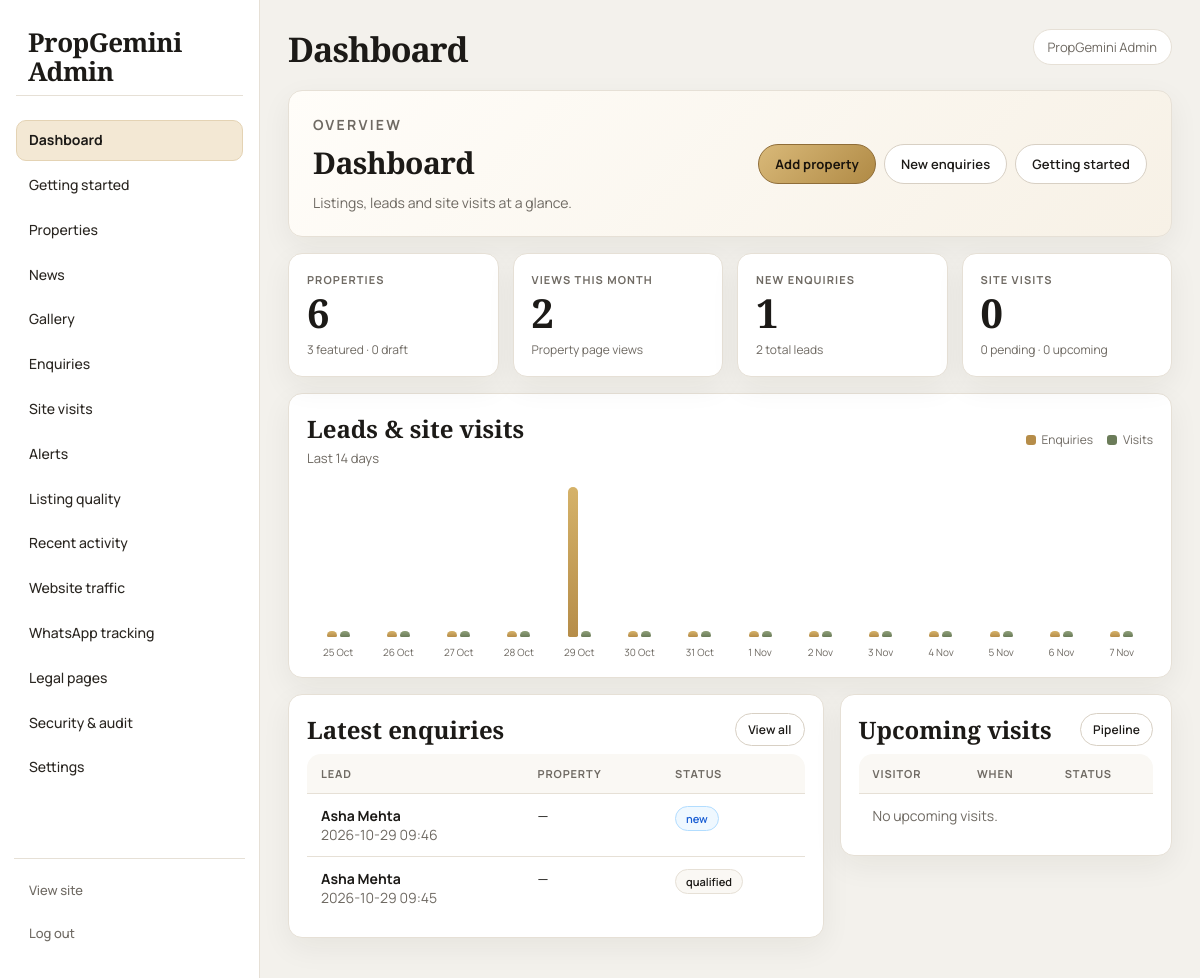
Screenshot of /admin/dashboard (signed in) with the database file from the repository.
### tables this page shows
CREATE TABLE `enquiries` (
  `id` bigint(20) UNSIGNED NOT NULL,
  `name` varchar(100) NOT NULL,
  `email` varchar(254) NOT NULL,
  `phone` varchar(20) NOT NULL,
  `subject` varchar(200) DEFAULT NULL,
  `message` text NOT NULL,
  `whatsapp_consent` tinyint(1) NOT NULL DEFAULT 0,
  `status` enum('new','contacted','qualified','closed','spam') NOT NULL DEFAULT 'new',
  `source` varchar(100) NOT NULL DEFAULT 'website',
  `created_at` timestamp NOT NULL DEFAULT current_timestamp(),
  `updated_at` timestamp NOT NULL DEFAULT current_timestamp() ON UPDATE current_timestamp(),
  `property_id` int(11) DEFAULT NULL,
  `follow_up_date` datetime DEFAULT NULL,
  `admin_notes` text DEFAULT NULL,
  `assigned_admin_id` int(11) DEFAULT NULL
);

### admin/includes/helpers.php (called while the page is built, shortened)
<?php
require_once dirname(__DIR__, 2) . '/includes/functions.php';
function adminUrl(string $path = ''): string
{
    $path = ltrim(str_replace('\\', '/', $path), '/');
    return webPath('admin/' . $path);
}

### includes/functions.php (called while the page is built, shortened)
<?php
function h(string $value): string
{
    return htmlspecialchars($value, ENT_QUOTES, 'UTF-8');
}
function projectWebRoot(): string
{
    $projectFs = realpath(dirname(__DIR__));
    $docRoot = realpath($_SERVER['DOCUMENT_ROOT'] ?? '') ?: '';
    if ($projectFs !== false) {
        $projectFs = str_replace('\\', '/', $projectFs);
        $docRoot = str_replace('\\', '/', $docRoot);
        if ($docRoot !== '' && str_starts_with($projectFs, $docRoot)) {
            $web = substr($projectFs, strlen($docRoot));
            return ($web === false || $web === '') ? '' : rtrim($web, '/');
        }
    }
    $script = str_replace('\\', '/', $_SERVER['SCRIPT_NAME'] ?? '/index.php');
    $directory = rtrim(str_replace('\\', '/', dirname($script)), '/');
    return $directory;
}
function prettyPath(string $path): string
{
    $path = str_replace('\\', '/', $path);
    $query = '';
    if (str_contains($path, '?')) {
        [$path, $query] = explode('?', $path, 2);
        $query = '?' . $query;
    }
    if (preg_match('/\.(css|js|map|jpg|jpeg|png|gif|webp|svg|ico|mp4|webm|pdf|woff2?|ttf|eot)$/i', $path) === 1) {
        return ltrim($path, '/') . $query;
    }
    $path = preg_replace('/\.php$/i', '', $path) ?? $path;
    $path = preg_replace('#(^|/)index$#i', '$1', $path) ?? $path;
    $path = trim($path, '/');
    return $path . $query;
}
function webPath(string $path = ''): string
{
    $root = projectWebRoot();
    $path = ltrim(str_replace('\\', '/', $path), '/');
    if ($path === '') {
        return $root === '' ? '/' : $root . '/';
    }
    $pretty = prettyPath($path);
    return ($root === '' ? '' : $root) . '/' . $pretty;
}
    ?>

### admin/includes/auth.php (called while the page is built, shortened)
<?php
require_once __DIR__ . '/helpers.php';
function adminUser(): ?array
{
    $pdo = getDatabaseConnection();
    try {
        $sessionCheck = $pdo->prepare(
            'SELECT revoked_at FROM admin_sessions WHERE session_id = ? LIMIT 1'
        );
        $sessionCheck->execute([session_id()]);
        $revoked = $sessionCheck->fetchColumn();
    } catch (Throwable $e) {
    }
    $stmt = $pdo->prepare(
        'SELECT id, name, email, role, is_active FROM admins WHERE id = ? LIMIT 1'
    );
    $stmt->execute([(int) $_SESSION['admin_id']]);
    $row = $stmt->fetch();
    $user = $row;
    return $user;
}
function requireAdmin(): array
{
    $user = adminUser();
    return $user;
}

### admin/dashboard.php (the view, shortened to what this page needs)
<?php
require_once __DIR__ . '/includes/layout.php';
$pdo = getDatabaseConnection();
$monthStart = date('Y-m-01 00:00:00');
$counts = [
    'properties' => (int) $pdo->query('SELECT COUNT(*) FROM properties WHERE deleted_at IS NULL')->fetchColumn(),
    'featured' => (int) $pdo->query('SELECT COUNT(*) FROM properties WHERE deleted_at IS NULL AND is_featured = 1')->fetchColumn(),
    'pending_publish' => (int) $pdo->query("SELECT COUNT(*) FROM properties WHERE deleted_at IS NULL AND publication_status IN ('Draft','Unpublished')")->fetchColumn(),
    'views_month' => (int) $pdo->query('SELECT COUNT(*) FROM property_views WHERE viewed_at >= ' . $pdo->quote($monthStart))->fetchColumn(),
    'enquiries_new' => (int) $pdo->query("SELECT COUNT(*) FROM enquiries WHERE status = 'new'")->fetchColumn(),
    'enquiries_total' => (int) $pdo->query('SELECT COUNT(*) FROM enquiries')->fetchColumn(),
    'visits_pending' => (int) $pdo->query("SELECT COUNT(*) FROM site_visit_requests WHERE status = 'Pending'")->fetchColumn(),
    'visits_today' => (int) $pdo->query("SELECT COUNT(*) FROM site_visit_requests WHERE visit_date = CURDATE() AND status IN ('Pending','Confirmed','Rescheduled')")->fetchColumn(),
    'visits_upcoming' => (int) $pdo->query("SELECT COUNT(*) FROM site_visit_requests WHERE visit_date >= CURDATE() AND status IN ('Pending','Confirmed','Rescheduled')")->fetchColumn(),
];
$chartDays = [];
for ($i = 13; $i >= 0; $i--) {
    $date = date('Y-m-d', strtotime('-' . $i . ' days'));
    $chartDays[$date] = [
        'label' => date('j M', strtotime($date)),
        'leads' => 0,
        'visits' => 0,
    ];
}
$leadRows = $pdo->query(
    "SELECT DATE(created_at) AS day_key, COUNT(*) AS total
     FROM enquiries
     WHERE created_at >= DATE_SUB(CURDATE(), INTERVAL 13 DAY)
     GROUP BY DATE(created_at)"
)->fetchAll();
foreach ($leadRows as $row) {
    $key = (string) $row['day_key'];
    if (isset($chartDays[$key])) {
        $chartDays[$key]['leads'] = (int) $row['total'];
    }
}
$chartMax = 1;
foreach ($chartDays as $day) {
    $chartMax = max($chartMax, $day['leads'], $day['visits']);
}
$recentEnquiries = $pdo->query(
    "SELECT e.id, e.name, e.subject, e.status, e.created_at, p.name AS property_name
     FROM enquiries e
     LEFT JOIN properties p ON p.id = e.property_id
     ORDER BY e.created_at DESC
     LIMIT 6"
)->fetchAll();
$upcomingVisits = $pdo->query(
    "SELECT v.id, v.name, v.visit_date, v.visit_time, v.status, p.name AS property_name
     FROM site_visit_requests v
     LEFT JOIN properties p ON p.id = v.property_id
     WHERE v.visit_date >= CURDATE()
       AND v.status IN ('Pending','Confirmed','Rescheduled')
     ORDER BY v.visit_date ASC, v.visit_time ASC, v.id ASC
     LIMIT 6"
)->fetchAll();
adminLayoutStart('Dashboard', 'dashboard');
?>
<section class="dash-hero">
    <div>
        <p class="eyebrow">Overview</p>
        <h2>Dashboard</h2>
        <p>Listings, leads and site visits at a glance.</p>
    </div>
    <div class="dash-actions">
        <a class="btn" href="<?= h(adminUrl('properties/edit')) ?>">Add property</a>
        <a class="btn secondary" href="<?= h(adminUrl('enquiries/index?status=new')) ?>">New enquiries</a>
        <a class="btn secondary" href="<?= h(adminUrl('guide.php')) ?>">Getting started</a>
    </div>
</section>
<div class="stat-grid">
    <div class="stat-card">
        <div class="label">Properties</div>
        <div class="value"><?= $counts['properties'] ?></div>
        <div class="hint"><?= $counts['featured'] ?> featured · <?= $counts['pending_publish'] ?> draft</div>
    </div>
    <div class="stat-card">
        <div class="label">Views this month</div>
        <div class="value"><?= $counts['views_month'] ?></div>
        <div class="hint">Property page views</div>
    </div>
    <div class="stat-card">
        <div class="label">New enquiries</div>
        <div class="value"><?= $counts['enquiries_new'] ?></div>
        <div class="hint"><?= $counts['enquiries_total'] ?> total leads</div>
    </div>
    <div class="stat-card">
        <div class="label">Site visits</div>
        <div class="value"><?= $counts['visits_today'] ?></div>
        <div class="hint"><?= $counts['visits_pending'] ?> pending · <?= $counts['visits_upcoming'] ?> upcoming</div>
    </div>
</div>
<section class="dash-card dash-chart-card">
    <div class="toolbar" style="margin-bottom:12px;">
        <div>
            <h3 style="margin:0;">Leads &amp; site visits</h3>
            <p class="muted" style="margin:4px 0 0;font-size:13px;">Last 14 days</p>
        </div>
        <div class="chart-legend">
            <span class="chart-legend-item chart-legend-leads">Enquiries</span>
            <span class="chart-legend-item chart-legend-visits">Visits</span>
        </div>
    </div>
    <div class="dash-chart">
        <?php foreach ($chartDays as $day): ?>
            <?php
            $leadH = (int) round(($day['leads'] / $chartMax) * 100);
            $visitH = (int) round(($day['visits'] / $chartMax) * 100);
            ?>
            <div class="dash-chart-col" title="<?= h($day['label']) ?>: <?= $day['leads'] ?> leads, <?= $day['visits'] ?> visits">
                <div class="dash-chart-bars">
                    <span class="dash-chart-bar leads" style="height:<?= max(4, $leadH) ?>%"></span>
                    <span class="dash-chart-bar visits" style="height:<?= max(4, $visitH) ?>%"></span>
                </div>
                <span><?= h($day['label']) ?></span>
            </div>
        <?php endforeach; ?>
    </div>
</section>
<div class="dash-grid">
    <div class="panel">
        <div class="toolbar" style="margin-bottom:8px;">
            <h3 style="margin:0;">Latest enquiries</h3>
            <a class="btn small secondary" href="<?= h(adminUrl('enquiries/index')) ?>">View all</a>
        </div>
        <div class="table-wrap" style="border:0;box-shadow:none;background:transparent;">
            <table>
                <thead><tr><th>Lead</th><th>Property</th><th>Status</th></tr></thead>
                <tbody>
                <?php if ($recentEnquiries === []): ?>
                    <tr><td colspan="3" class="muted">No enquiries yet.</td></tr>
                <?php else: ?>
                    <?php foreach ($recentEnquiries as $row): ?>
                        <tr>
                            <td>
                                <a href="<?= h(adminUrl('enquiries/index?id=' . (int) $row['id'])) ?>"><strong><?= h((string) $row['name']) ?></strong></a>
                                <div class="muted"><?= h(substr((string) $row['created_at'], 0, 16)) ?></div>
                            </td>
                            <td><?= h((string) ($row['property_name'] ?? '—')) ?></td>
                            <td><span class="badge <?= h((string) $row['status']) ?>"><?= h((string) $row['status']) ?></span></td>
                        </tr>
                    <?php endforeach; ?>
                <?php endif; ?>
                </tbody>
            </table>
        </div>
    </div>
    <div class="panel">
        <div class="toolbar" style="margin-bottom:8px;">
            <h3 style="margin:0;">Upcoming visits</h3>
            <a class="btn small secondary" href="<?= h(adminUrl('visits/index')) ?>">Pipeline</a>
        </div>
        <div class="table-wrap" style="border:0;box-shadow:none;background:transparent;">
            <table>
                <thead><tr><th>Visitor</th><th>When</th><th>Status</th></tr></thead>
                <tbody>
                <?php if ($upcomingVisits === []): ?>
                    <tr><td colspan="3" class="muted">No upcoming visits.</td></tr>
                <?php endif; ?>
                </tbody>
            </table>
        </div>
    </div>
</div>
<?php adminLayoutEnd(); ?>

### admin/includes/layout.php (shortened to what this page needs)
<?php
require_once __DIR__ . '/auth.php';
function adminNavIcon(string $name): string
{
    return $icons[$name] ?? '';
}
function adminLayoutStart(string $title, string $active = 'dashboard'): void
{
    $user = requireAdmin();
    $name = (string) ($user['name'] ?? 'Admin');
    ?>
<!DOCTYPE html>
<html lang="en">
<head>
    <link rel="stylesheet" href="<?= h(adminUrl('assets/admin.css')) ?>">
</head>
<body class="admin-body">
<aside class="admin-sidebar">
    <a class="brand" href="<?= h(adminUrl('dashboard.php')) ?>">
        <strong>PropGemini Admin</strong>
    </a>
    <nav>
        <a class="<?= $active === 'dashboard' ? 'is-active' : '' ?>" href="<?= h(adminUrl('dashboard.php')) ?>"><?= adminNavIcon('dashboard') ?><span>Dashboard</span></a>
        <a class="<?= $active === 'guide' ? 'is-active' : '' ?>" href="<?= h(adminUrl('guide.php')) ?>"><?= adminNavIcon('guide') ?><span>Getting started</span></a>
        <a class="<?= $active === 'properties' ? 'is-active' : '' ?>" href="<?= h(adminUrl('properties/index.php')) ?>"><?= adminNavIcon('properties') ?><span>Properties</span></a>
        <a class="<?= $active === 'news' ? 'is-active' : '' ?>" href="<?= h(adminUrl('news/index.php')) ?>"><?= adminNavIcon('news') ?><span>News</span></a>
        <a class="<?= $active === 'gallery' ? 'is-active' : '' ?>" href="<?= h(adminUrl('gallery/index.php')) ?>"><?= adminNavIcon('gallery') ?><span>Gallery</span></a>
        <a class="<?= $active === 'enquiries' ? 'is-active' : '' ?>" href="<?= h(adminUrl('enquiries/index.php')) ?>"><?= adminNavIcon('enquiries') ?><span>Enquiries</span></a>
        <a class="<?= $active === 'visits' ? 'is-active' : '' ?>" href="<?= h(adminUrl('visits/index.php')) ?>"><?= adminNavIcon('visits') ?><span>Site visits</span></a>
        <a class="<?= $active === 'alerts' ? 'is-active' : '' ?>" href="<?= h(adminUrl('alerts.php')) ?>"><?= adminNavIcon('alerts') ?><span>Alerts</span></a>
        <a class="<?= $active === 'quality' ? 'is-active' : '' ?>" href="<?= h(adminUrl('quality.php')) ?>"><?= adminNavIcon('quality') ?><span>Listing quality</span></a>
        <a class="<?= $active === 'activity' ? 'is-active' : '' ?>" href="<?= h(adminUrl('activity.php')) ?>"><?= adminNavIcon('activity') ?><span>Recent activity</span></a>
        <a class="<?= $active === 'traffic' ? 'is-active' : '' ?>" href="<?= h(adminUrl('traffic.php')) ?>"><?= adminNavIcon('traffic') ?><span>Website traffic</span></a>
        <a class="<?= $active === 'whatsapp' ? 'is-active' : '' ?>" href="<?= h(adminUrl('whatsapp.php')) ?>"><?= adminNavIcon('whatsapp') ?><span>WhatsApp tracking</span></a>
        <a class="<?= $active === 'legal' ? 'is-active' : '' ?>" href="<?= h(adminUrl('legal.php')) ?>"><?= adminNavIcon('legal') ?><span>Legal pages</span></a>
        <a class="<?= $active === 'security' ? 'is-active' : '' ?>" href="<?= h(adminUrl('security.php')) ?>"><?= adminNavIcon('security') ?><span>Security &amp; audit</span></a>
        <a class="<?= $active === 'settings' ? 'is-active' : '' ?>" href="<?= h(adminUrl('settings.php')) ?>"><?= adminNavIcon('settings') ?><span>Settings</span></a>
    </nav>
    <div class="sidebar-foot">
        <a href="<?= h(webPath()) ?>" target="_blank" rel="noopener"><?= adminNavIcon('site') ?><span>View site</span></a>
        <a href="<?= h(adminUrl('logout.php')) ?>"><?= adminNavIcon('logout') ?><span>Log out</span></a>
    </div>
</aside>
<div class="admin-main">
    <header class="admin-top">
        <div>
            <h1><?= h($title) ?></h1>
        </div>
        <div class="admin-user"><?= h($name) ?></div>
    </header>
    <div class="admin-content">
    <?php
}
function adminLayoutEnd(): void
{
    ?>
    </div>
</div>
</body>
</html>
    <?php
}

### rows the page displays
enquiries: name "Asha Mehta", created_at "2026-10-29 09:46", property_name "—", status "new"
enquiries: name "Asha Mehta", created_at "2026-10-29 09:45", property_name "—", status "qualified"

### other values shown
$title "Dashboard"
$name "PropGemini Admin"
$counts['properties'] "6"
$counts['featured'] "3"
$counts['pending_publish'] "0"
$counts['views_month'] "2"
$counts['enquiries_new'] "1"
$counts['enquiries_total'] "2"
$counts['visits_today'] "0"
$counts['visits_pending'] "0"
$counts['visits_upcoming'] "0"
$day['label'] "25 Oct"
$day['label'] "26 Oct"
$day['label'] "27 Oct"
$day['label'] "28 Oct"
